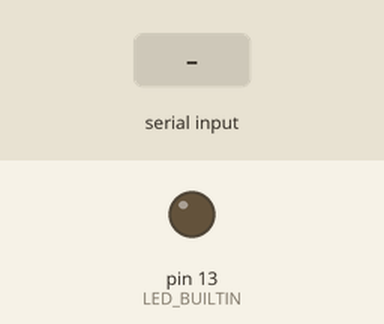
This sketch was run on a simulated Arduino Uno, built with avr-gcc and run on an emulated ATmega328P. Parts: output pins drawn as LEDs (lit = HIGH). Dashed ring = blinking. The inputs (shaded band) are chosen by the test bench.

Above: at 1.2 s.
1.3 s: "z" received over Serial
At 1.42 s:
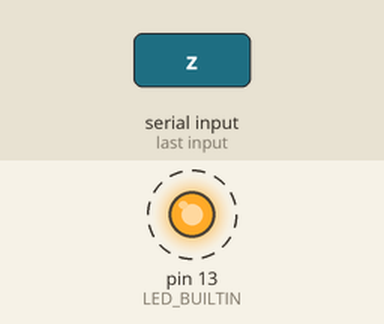
4.3 s: "x" received over Serial
At 4.6 s:
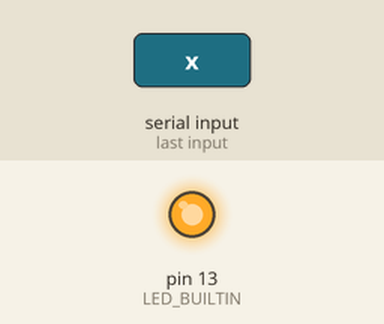
5.8 s: "y" received over Serial
At 6.9 s:
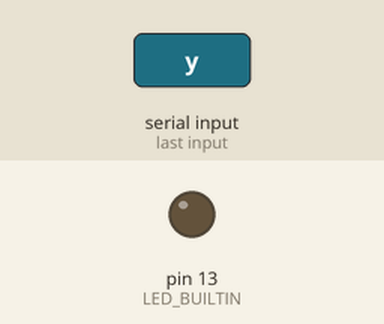
Timing chart, 0 to 8.8 s (numbered marks = the images above; inputs shaded):
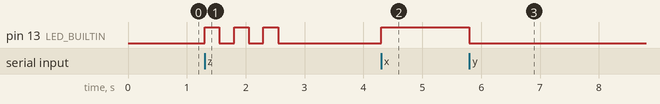

The sketch:

hw4.ino
```cpp
char dizi; // to store incoming byte
int inc;
int result;
void setup() {
  Serial.begin(9600); // Seri Portu başlat.
  pinMode(LED_BUILTIN, OUTPUT);
}

void loop() {
      if (Serial.available() > 0) {
        dizi = Serial.read();

        if(dizi == 'x'){
          digitalWrite(LED_BUILTIN, HIGH);
        }
        if(dizi == 'y'){
          digitalWrite(LED_BUILTIN, LOW);
        }
        if(dizi == 'z'){
          for(int i = 0;i<3;i++){
            digitalWrite(LED_BUILTIN, HIGH);
            delay(250);
            digitalWrite(LED_BUILTIN, LOW);
            delay(250);
          }
      }


  }
}
```

Measured:
- after the input at 1.3 s, pin 13 (LED_BUILTIN): alternates HIGH for 0.25 s and LOW for 0.25 s, 6 changes in all, then stays LOW, starting at once
- after the input at 4.3 s, pin 13 (LED_BUILTIN): LOW → HIGH at once
- after the input at 5.8 s, pin 13 (LED_BUILTIN): HIGH → LOW at once
